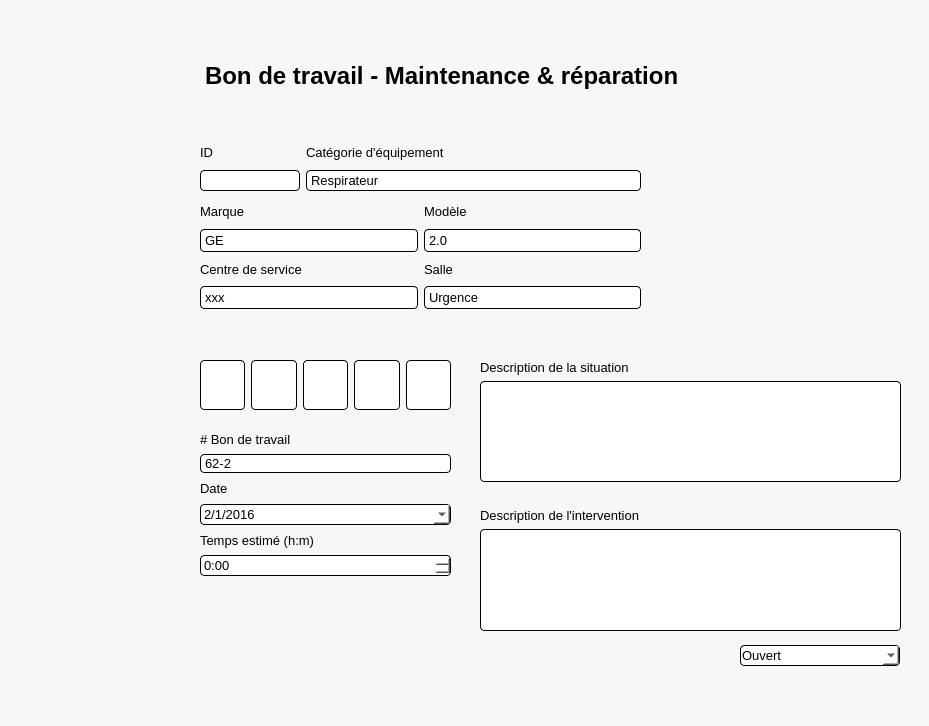
<?xml version="1.0" encoding="UTF-8"?>
<ui version="4.0">
 <class>MainWindow</class>
 <widget class="QMainWindow" name="MainWindow">
  <property name="enabled">
   <bool>true</bool>
  </property>
  <property name="geometry">
   <rect>
    <x>0</x>
    <y>0</y>
    <width>929</width>
    <height>726</height>
   </rect>
  </property>
  <property name="maximumSize">
   <size>
    <width>167777</width>
    <height>16777215</height>
   </size>
  </property>
  <property name="windowTitle">
   <string>MainWindow</string>
  </property>
  <property name="styleSheet">
   <string notr="true">background: rgb(247, 247, 247);</string>
  </property>
  <property name="iconSize">
   <size>
    <width>200</width>
    <height>200</height>
   </size>
  </property>
  <widget class="QWidget" name="centralwidget">
   <widget class="QWidget" name="horizontalLayoutWidget">
    <property name="geometry">
     <rect>
      <x>160</x>
      <y>30</y>
      <width>741</width>
      <height>91</height>
     </rect>
    </property>
    <layout class="QHBoxLayout" name="horizontalLayout">
     <item>
      <widget class="QLabel" name="label">
       <property name="maximumSize">
        <size>
         <width>500</width>
         <height>100</height>
        </size>
       </property>
       <property name="font">
        <font>
         <family>MS Shell Dlg 2</family>
         <pointsize>18</pointsize>
         <weight>75</weight>
         <bold>true</bold>
        </font>
       </property>
       <property name="styleSheet">
        <string notr="true"/>
       </property>
       <property name="text">
        <string>Bon de travail - Maintenance &amp; réparation</string>
       </property>
      </widget>
     </item>
     <item>
      <widget class="QLabel" name="label_2">
       <property name="maximumSize">
        <size>
         <width>100</width>
         <height>100</height>
        </size>
       </property>
       <property name="text">
        <string/>
       </property>
       <property name="pixmap">
        <pixmap>Bouton_BDT.png</pixmap>
       </property>
       <property name="alignment">
        <set>Qt::AlignRight|Qt::AlignTrailing|Qt::AlignVCenter</set>
       </property>
      </widget>
     </item>
    </layout>
   </widget>
   <widget class="QWidget" name="gridLayoutWidget">
    <property name="geometry">
     <rect>
      <x>200</x>
      <y>200</y>
      <width>441</width>
      <height>109</height>
     </rect>
    </property>
    <layout class="QGridLayout" name="gridLayout">
     <item row="3" column="2">
      <widget class="QLabel" name="label_7">
       <property name="font">
        <font>
         <pointsize>10</pointsize>
        </font>
       </property>
       <property name="text">
        <string>Salle</string>
       </property>
      </widget>
     </item>
     <item row="3" column="1">
      <widget class="QLabel" name="label_6">
       <property name="font">
        <font>
         <pointsize>10</pointsize>
        </font>
       </property>
       <property name="styleSheet">
        <string notr="true"/>
       </property>
       <property name="text">
        <string>Centre de service</string>
       </property>
      </widget>
     </item>
     <item row="0" column="2">
      <widget class="QLabel" name="label_5">
       <property name="font">
        <font>
         <pointsize>10</pointsize>
        </font>
       </property>
       <property name="text">
        <string>Modèle</string>
       </property>
      </widget>
     </item>
     <item row="0" column="1">
      <widget class="QLabel" name="label_4">
       <property name="font">
        <font>
         <pointsize>10</pointsize>
        </font>
       </property>
       <property name="text">
        <string>Marque</string>
       </property>
      </widget>
     </item>
     <item row="2" column="1">
      <widget class="QLabel" name="label_15">
       <property name="font">
        <font>
         <pointsize>10</pointsize>
        </font>
       </property>
       <property name="styleSheet">
        <string notr="true"> QLabel{
padding: 1px;
border-style: solid;
border: 1px solid black;
border-radius: 4px;
background:rgb(255, 255, 255)
}
</string>
       </property>
       <property name="text">
        <string>GE</string>
       </property>
      </widget>
     </item>
     <item row="2" column="2">
      <widget class="QLabel" name="label_16">
       <property name="font">
        <font>
         <pointsize>10</pointsize>
        </font>
       </property>
       <property name="styleSheet">
        <string notr="true"> QLabel{
padding: 1px;
border-style: solid;
border: 1px solid black;
border-radius: 4px;
background:rgb(255, 255, 255)
}
</string>
       </property>
       <property name="text">
        <string>2.0</string>
       </property>
      </widget>
     </item>
     <item row="4" column="2">
      <widget class="QLabel" name="label_18">
       <property name="font">
        <font>
         <pointsize>10</pointsize>
        </font>
       </property>
       <property name="styleSheet">
        <string notr="true"> QLabel{
padding: 1px;
border-style: solid;
border: 1px solid black;
border-radius: 4px;
background:rgb(255, 255, 255)
}
</string>
       </property>
       <property name="text">
        <string>Urgence</string>
       </property>
      </widget>
     </item>
     <item row="4" column="1">
      <widget class="QLabel" name="label_17">
       <property name="font">
        <font>
         <pointsize>10</pointsize>
        </font>
       </property>
       <property name="styleSheet">
        <string notr="true"> QLabel{
padding: 1px;
border-style: solid;
border: 1px solid black;
border-radius: 4px;
background:rgb(255, 255, 255)
}
</string>
       </property>
       <property name="text">
        <string>xxx</string>
       </property>
      </widget>
     </item>
    </layout>
   </widget>
   <widget class="QWidget" name="gridLayoutWidget_2">
    <property name="geometry">
     <rect>
      <x>200</x>
      <y>140</y>
      <width>441</width>
      <height>51</height>
     </rect>
    </property>
    <layout class="QGridLayout" name="gridLayout_2">
     <item row="0" column="1">
      <widget class="QLabel" name="label_8">
       <property name="font">
        <font>
         <pointsize>10</pointsize>
        </font>
       </property>
       <property name="text">
        <string>ID</string>
       </property>
      </widget>
     </item>
     <item row="1" column="1">
      <widget class="QLineEdit" name="lineEdit">
       <property name="maximumSize">
        <size>
         <width>100</width>
         <height>16777215</height>
        </size>
       </property>
       <property name="font">
        <font>
         <pointsize>10</pointsize>
        </font>
       </property>
       <property name="styleSheet">
        <string notr="true">QLineEdit {
padding: 1px;
border-style: solid;
border: 1px solid black;
border-radius: 4px;
background:rgb(255, 255, 255)
}
</string>
       </property>
      </widget>
     </item>
     <item row="0" column="2">
      <widget class="QLabel" name="label_9">
       <property name="font">
        <font>
         <pointsize>10</pointsize>
        </font>
       </property>
       <property name="text">
        <string>Catégorie d'équipement</string>
       </property>
      </widget>
     </item>
     <item row="1" column="2">
      <widget class="QLabel" name="label_14">
       <property name="font">
        <font>
         <pointsize>10</pointsize>
        </font>
       </property>
       <property name="styleSheet">
        <string notr="true"> QLabel{
padding: 1px;
border-style: solid;
border: 1px solid black;
border-radius: 4px;
background:rgb(255, 255, 255)
}
</string>
       </property>
       <property name="text">
        <string>Respirateur</string>
       </property>
      </widget>
     </item>
    </layout>
   </widget>
   <widget class="QWidget" name="horizontalLayoutWidget_3">
    <property name="geometry">
     <rect>
      <x>200</x>
      <y>360</y>
      <width>251</width>
      <height>50</height>
     </rect>
    </property>
    <layout class="QHBoxLayout" name="horizontalLayout_3">
     <item>
      <widget class="QPushButton" name="pushButton">
       <property name="maximumSize">
        <size>
         <width>50</width>
         <height>180</height>
        </size>
       </property>
       <property name="cursor">
        <cursorShape>ArrowCursor</cursorShape>
       </property>
       <property name="autoFillBackground">
        <bool>false</bool>
       </property>
       <property name="styleSheet">
        <string notr="true">QPushButton {
padding: 1px;
border-style: solid;
border: 1px solid black;
border-radius: 4px;
background: rgb(255, 255, 255)
}

QPushButton::pressed {
padding: 1px;
color: black;
border-style: solid;
border: 1px solid gray;
border-radius: 8px;
background:rgb(169, 167, 170)
}</string>
       </property>
       <property name="text">
        <string/>
       </property>
       <property name="icon">
        <iconset>
         <normaloff>save (1).png</normaloff>save (1).png</iconset>
       </property>
       <property name="iconSize">
        <size>
         <width>35</width>
         <height>35</height>
        </size>
       </property>
      </widget>
     </item>
     <item>
      <widget class="QPushButton" name="pushButton_2">
       <property name="maximumSize">
        <size>
         <width>50</width>
         <height>150</height>
        </size>
       </property>
       <property name="styleSheet">
        <string notr="true">QPushButton {
padding: 1px;
border-style: solid;
border: 1px solid black;
border-radius: 4px;
background: rgb(255, 255, 255)
}

QPushButton::pressed {
padding: 1px;
color: black;
border-style: solid;
border: 2px solid gray;
border-radius: 8px;
background:rgb(169, 167, 170)
}</string>
       </property>
       <property name="text">
        <string/>
       </property>
       <property name="icon">
        <iconset>
         <normaloff>double-left-chevron.png</normaloff>double-left-chevron.png</iconset>
       </property>
      </widget>
     </item>
     <item>
      <widget class="QPushButton" name="pushButton_3">
       <property name="maximumSize">
        <size>
         <width>50</width>
         <height>180</height>
        </size>
       </property>
       <property name="styleSheet">
        <string notr="true">QPushButton {
padding: 1px;
border-style: solid;
border: 1px solid black;
border-radius: 4px;
background: rgb(255, 255, 255)
}

QPushButton::pressed {
padding: 1px;
color: black;
border-style: solid;
border: 2px solid gray;
border-radius: 8px;
background:rgb(169, 167, 170)
}</string>
       </property>
       <property name="text">
        <string/>
       </property>
       <property name="icon">
        <iconset>
         <normaloff>angle-pointing-to-left (1).png</normaloff>angle-pointing-to-left (1).png</iconset>
       </property>
      </widget>
     </item>
     <item>
      <widget class="QPushButton" name="pushButton_4">
       <property name="maximumSize">
        <size>
         <width>50</width>
         <height>180</height>
        </size>
       </property>
       <property name="styleSheet">
        <string notr="true">QPushButton {
padding: 1px;
border-style: solid;
border: 1px solid black;
border-radius: 4px;
background: rgb(255, 255, 255)
}

QPushButton::pressed {
padding: 1px;
color: black;
border-style: solid;
border: 2px solid gray;
border-radius: 8px;
background:rgb(169, 167, 170)
}</string>
       </property>
       <property name="text">
        <string/>
       </property>
       <property name="icon">
        <iconset>
         <normaloff>angle-arrow-pointing-to-right.png</normaloff>angle-arrow-pointing-to-right.png</iconset>
       </property>
      </widget>
     </item>
     <item>
      <widget class="QPushButton" name="pushButton_5">
       <property name="maximumSize">
        <size>
         <width>50</width>
         <height>180</height>
        </size>
       </property>
       <property name="styleSheet">
        <string notr="true">QPushButton {
padding: 1px;
border-style: solid;
border: 1px solid black;
border-radius: 4px;
background: rgb(255, 255, 255)
}

QPushButton::pressed {
padding: 1px;
color: black;
border-style: solid;
border: 2px solid gray;
border-radius: 8px;
background:rgb(169, 167, 170)
}</string>
       </property>
       <property name="text">
        <string/>
       </property>
       <property name="icon">
        <iconset>
         <normaloff>double-angle-pointing-to-right.png</normaloff>double-angle-pointing-to-right.png</iconset>
       </property>
      </widget>
     </item>
    </layout>
   </widget>
   <widget class="QWidget" name="verticalLayoutWidget">
    <property name="geometry">
     <rect>
      <x>200</x>
      <y>430</y>
      <width>251</width>
      <height>146</height>
     </rect>
    </property>
    <layout class="QVBoxLayout" name="verticalLayout">
     <item>
      <widget class="QLabel" name="label_3">
       <property name="font">
        <font>
         <pointsize>10</pointsize>
        </font>
       </property>
       <property name="text">
        <string># Bon de travail</string>
       </property>
      </widget>
     </item>
     <item>
      <widget class="QLabel" name="label_19">
       <property name="font">
        <font>
         <pointsize>10</pointsize>
        </font>
       </property>
       <property name="styleSheet">
        <string notr="true"> QLabel{
padding: 1px;
border-style: solid;
border: 1px solid black;
border-radius: 4px;
background:rgb(255, 255, 255)
}
</string>
       </property>
       <property name="text">
        <string>62-2</string>
       </property>
      </widget>
     </item>
     <item>
      <widget class="QLabel" name="label_10">
       <property name="font">
        <font>
         <pointsize>10</pointsize>
        </font>
       </property>
       <property name="text">
        <string>Date</string>
       </property>
      </widget>
     </item>
     <item>
      <widget class="QDateEdit" name="dateEdit">
       <property name="font">
        <font>
         <pointsize>10</pointsize>
        </font>
       </property>
       <property name="styleSheet">
        <string notr="true">QDateEdit {
padding: 1px;
border-style: solid;
border: 1px solid black;
border-radius: 4px;
background:rgb(255, 255, 255)
}</string>
       </property>
       <property name="locale">
        <locale language="French" country="Canada"/>
       </property>
       <property name="buttonSymbols">
        <enum>QAbstractSpinBox::UpDownArrows</enum>
       </property>
       <property name="dateTime">
        <datetime>
         <hour>0</hour>
         <minute>0</minute>
         <second>0</second>
         <year>2016</year>
         <month>2</month>
         <day>1</day>
        </datetime>
       </property>
       <property name="currentSection">
        <enum>QDateTimeEdit::MonthSection</enum>
       </property>
       <property name="displayFormat">
        <string>M/d/yyyy</string>
       </property>
       <property name="calendarPopup">
        <bool>true</bool>
       </property>
       <property name="timeSpec">
        <enum>Qt::LocalTime</enum>
       </property>
       <property name="date">
        <date>
         <year>2016</year>
         <month>2</month>
         <day>1</day>
        </date>
       </property>
      </widget>
     </item>
     <item>
      <widget class="QLabel" name="label_11">
       <property name="font">
        <font>
         <pointsize>10</pointsize>
        </font>
       </property>
       <property name="text">
        <string>Temps estimé (h:m)</string>
       </property>
      </widget>
     </item>
     <item>
      <widget class="QTimeEdit" name="timeEdit">
       <property name="font">
        <font>
         <pointsize>10</pointsize>
        </font>
       </property>
       <property name="styleSheet">
        <string notr="true">QTimeEdit {
padding: 1px;
border-style: solid;
border: 1px solid black;
border-radius: 4px;
background:rgb(255, 255, 255)
}</string>
       </property>
       <property name="currentSection">
        <enum>QDateTimeEdit::HourSection</enum>
       </property>
       <property name="displayFormat">
        <string>h:mm</string>
       </property>
       <property name="calendarPopup">
        <bool>true</bool>
       </property>
      </widget>
     </item>
    </layout>
   </widget>
   <widget class="QWidget" name="verticalLayoutWidget_2">
    <property name="geometry">
     <rect>
      <x>480</x>
      <y>360</y>
      <width>421</width>
      <height>271</height>
     </rect>
    </property>
    <layout class="QVBoxLayout" name="verticalLayout_2">
     <item>
      <widget class="QLabel" name="label_12">
       <property name="font">
        <font>
         <pointsize>10</pointsize>
        </font>
       </property>
       <property name="text">
        <string>Description de la situation</string>
       </property>
      </widget>
     </item>
     <item>
      <widget class="QTextEdit" name="textEdit">
       <property name="font">
        <font>
         <pointsize>10</pointsize>
        </font>
       </property>
       <property name="styleSheet">
        <string notr="true">QTextEdit {
padding: 1px;
border-style: solid;
border: 1px solid black;
border-radius: 4px;
background:rgb(255, 255, 255)
}</string>
       </property>
      </widget>
     </item>
     <item>
      <spacer name="horizontalSpacer_3">
       <property name="orientation">
        <enum>Qt::Horizontal</enum>
       </property>
       <property name="sizeHint" stdset="0">
        <size>
         <width>40</width>
         <height>20</height>
        </size>
       </property>
      </spacer>
     </item>
     <item>
      <widget class="QLabel" name="label_13">
       <property name="font">
        <font>
         <pointsize>10</pointsize>
        </font>
       </property>
       <property name="text">
        <string>Description de l'intervention</string>
       </property>
      </widget>
     </item>
     <item>
      <widget class="QTextEdit" name="textEdit_2">
       <property name="font">
        <font>
         <pointsize>10</pointsize>
        </font>
       </property>
       <property name="styleSheet">
        <string notr="true">QTextEdit {
padding: 1px;
border-style: solid;
border: 1px solid black;
border-radius: 4px;
background:rgb(255, 255, 255)
}</string>
       </property>
      </widget>
     </item>
    </layout>
   </widget>
   <widget class="QWidget" name="verticalLayoutWidget_3">
    <property name="geometry">
     <rect>
      <x>740</x>
      <y>640</y>
      <width>160</width>
      <height>31</height>
     </rect>
    </property>
    <layout class="QVBoxLayout" name="verticalLayout_3">
     <item>
      <widget class="QComboBox" name="comboBox">
       <property name="font">
        <font>
         <pointsize>10</pointsize>
        </font>
       </property>
       <property name="styleSheet">
        <string notr="true">QComboBox {
padding: 1px;
border-style: solid;
border: 1px solid black;
border-radius: 4px;
background:rgb(255, 255, 255)
}</string>
       </property>
       <item>
        <property name="text">
         <string>Ouvert</string>
        </property>
       </item>
       <item>
        <property name="text">
         <string>Fermé</string>
        </property>
       </item>
      </widget>
     </item>
    </layout>
   </widget>
   <widget class="QWidget" name="widget" native="true">
    <property name="geometry">
     <rect>
      <x>0</x>
      <y>-20</y>
      <width>171</width>
      <height>781</height>
     </rect>
    </property>
    <property name="styleSheet">
     <string notr="true">
background: qlineargradient(x1: 0, y1: 0, x2: 0, y2: 1,
                                      stop: 0 #85cafc, stop: 1  #36357F);


</string>
    </property>
   </widget>
   <widget class="QWidget" name="horizontalLayoutWidget_2">
    <property name="geometry">
     <rect>
      <x>670</x>
      <y>140</y>
      <width>231</width>
      <height>161</height>
     </rect>
    </property>
    <layout class="QHBoxLayout" name="horizontalLayout_2"/>
   </widget>
  </widget>
  <widget class="QStatusBar" name="statusbar"/>
 </widget>
 <resources/>
 <connections/>
</ui>
